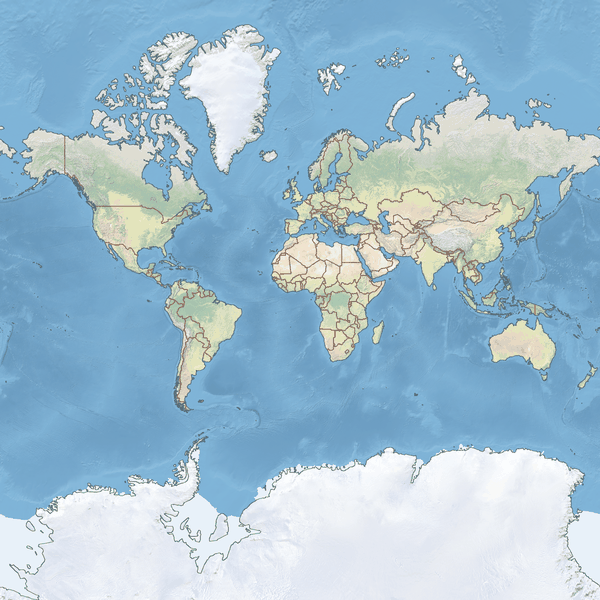
#> input picture img/world-map-600.png, 600 x 600 px
$ python make_world_map.py ../img/world-map-600.png ../img/world-map-600.png ../img/world-map-600.png out.png
#> lines starting #> are read from the running program, lines starting #| are printed output that depends on the picture
"""
Build img/world-map-600.png, the base planisphere used by make_background.php,
from public-domain Natural Earth data (https://www.naturalearthdata.com/).

Output: 600x600 px, Web Mercator (+/-85.05 deg), centred on Greenwich, the
projection map-ssb-qrz.php and map-ssb-github.php draw on.

Inputs (download and unzip first):
  NE1_50M_SR_W.tif   https://naciscdn.org/naturalearth/50m/raster/NE1_50M_SR_W.zip
  ne_50m_coastline.geojson, ne_50m_admin_0_boundary_lines_land.geojson
                     https://github.com/nvkelso/natural-earth-vector/tree/master/geojson

Usage (Python 3 with Pillow and NumPy; a dev tool, not needed on the hosting):
  python3 scripts/make_world_map.py NE1_50M_SR_W.tif ne_50m_coastline.geojson \
      ne_50m_admin_0_boundary_lines_land.geojson img/world-map-600.png
"""

import json
import sys

import numpy as np
from PIL import Image, ImageDraw

SIZE = 600
SCALE = 4  # draw at 4x and downsample, for smooth edges and thin lines
COASTLINE = (90, 110, 120)
BORDERS = (150, 110, 90)


def project(lon, lat, size):
    """Longitude/latitude (degrees) to Web Mercator pixel coordinates."""
    lat = np.clip(lat, -85.0511287798, 85.0511287798)
    x = (np.asarray(lon) + 180.0) / 360.0 * size
    y = (0.5 - np.log(np.tan(np.pi / 4 + np.radians(lat) / 2)) / (2 * np.pi)) * size
    return x, y


def reproject(source, size):
    """Resample an equirectangular world raster into a Web Mercator square."""
#> called with size = 2400
    pixels = np.asarray(source.convert('RGB'))
#> pixels is the input picture: shape (600, 600, 3); mean R, G, B 159.1, 190.5, 209.2
    height, width = pixels.shape[:2]
#> height = 600; width = 600
    lon = (np.arange(size) + 0.5) / size * 360.0 - 180.0
    lat = np.degrees(np.arctan(np.sinh(np.pi * (1 - 2 * (np.arange(size) + 0.5) / size))))
    cols = np.clip(((lon + 180.0) / 360.0 * width).astype(int), 0, width - 1)
#> cols = 2400 values from 0 to 599
    rows = np.clip(((90.0 - lat) / 180.0 * height).astype(int), 0, height - 1)
#> rows = 2400 values from 16 to 583
    return Image.fromarray(pixels[rows[:, None], cols[None, :]])
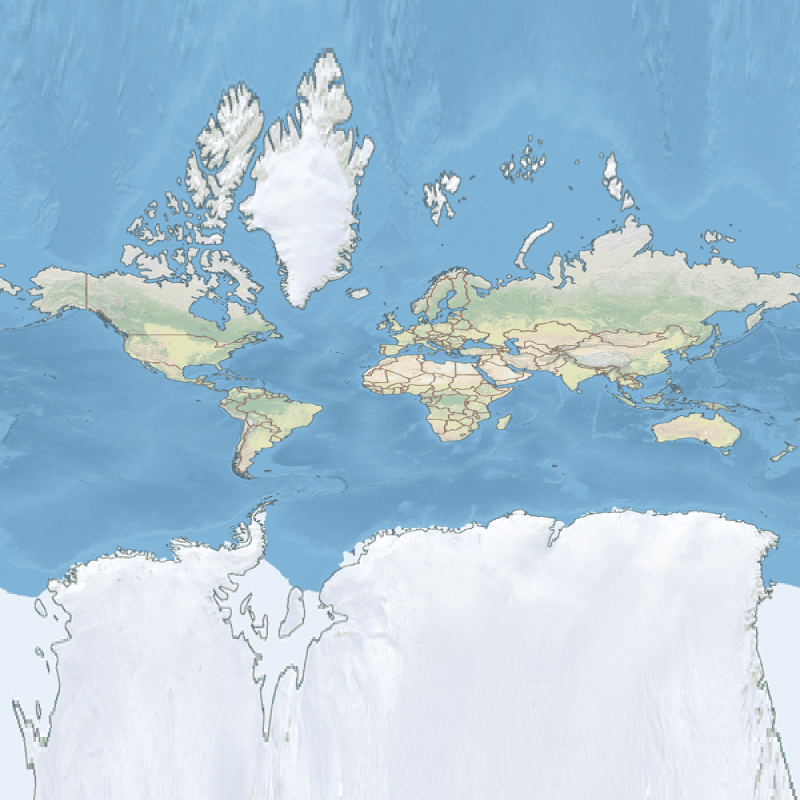
#> returned value: PIL image 2400x2400 RGB (shown at 1/3 size); mean R, G, B 168.6, 197.6, 216.5


def draw_lines(image, geojson_path, color, width):
    """Draw every LineString of a GeoJSON file, split where it wraps the antimeridian."""
#> called with geojson_path = '../img/world-map-600.png', color = (150, 110, 90), width = 4
    draw = ImageDraw.Draw(image)
    size = image.width
#> size = 2400
    with open(geojson_path, encoding='utf-8') as file:
#> (the run stopped early here; a loop or call above may not have finished)
